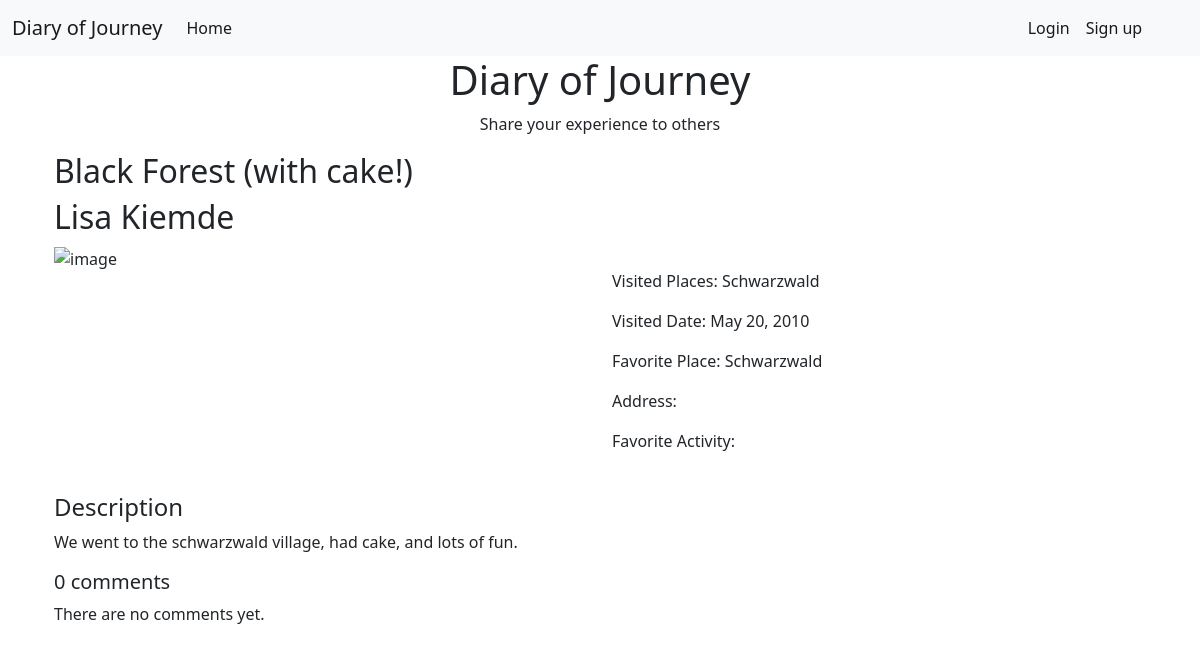
Screenshot of /travelblog_post/2 with the database file from the repository.
### journey/models.py (models this page shows, shortened)
class Post(models.Model):
    description = RichTextField()
    title = models.CharField(max_length=250)
    author = models.ForeignKey(User, on_delete=models.CASCADE, related_name='travelblog_posts')
    image_url = models.URLField()
    visited_places = models.CharField(max_length=100, blank=True, help_text='Optional')
    visited_date = models.DateField('Date')
    favorite_place = models.CharField(max_length=250, blank=True, help_text='Optional')
    address = models.CharField(max_length=500, blank=True, help_text='Optional')
    favorite_activity = models.CharField(max_length=250, blank=True, help_text='Optional')
    publish = models.DateTimeField(default=timezone.now)
    created = models.DateTimeField(auto_now_add=True)
    updated = models.DateTimeField(auto_now=True)

### journey/views.py (the view)
# urls.py: path('travelblog_post/<int:post_id>', views.travelblog_post, name='travelblog_post'),
def travelblog_post(request, post_id):
    post = get_object_or_404(Post, id=post_id)
    comments = post.comments.filter()
    new_comment = None
    if request.method == 'POST':
        comment_form = CommentForm(data=request.POST)
        if comment_form.is_valid():
            new_comment = comment_form.save(commit=False)
            new_comment.post = post
            new_comment.name = request.user.first_name
            new_comment.email = request.user.email
            new_comment.save()
            comment_form = CommentForm()
    else:
        comment_form = CommentForm()
    return render(request, 'journey/travelblog_post.html',
                  {'post': post, 'comments': comments,
                   'comment_form': comment_form})

### templates/journey/travelblog_post.html (shortened to what this page needs)
{% extends "journey/base.html" %}
{% load static %}
{% block content %}
    <div class="container">
        <div>
            <h2>{{ post.title }}</h2>
            <h2>{{ post.author.get_full_name }}</h2>
        </div>
        <div class="row">
            <div class="col-md-6">
                <img src="{{ post.image_url }}" alt="image">
            </div>
            <div  class="col-md-6">
                <br>
                <p>Visited Places: {{ post.visited_places }}</p>
                <p>Visited Date: {{ post.visited_date }}</p>
                <p>Favorite Place: {{ post.favorite_place }}</p>
                <p>Address: {{ post.address }}</p>
                <p>Favorite Activity: {{ post.favorite_activity }}</p>
            </div>
        </div>
        <div>
            <br>
            <p class="h4">Description</p>
            <p>{{ post.description|safe }}</p>
        </div>
        {% with comments.count as total_comments %}
            <h5>
                {{ total_comments }} comment{{ total_comments|pluralize }}
            </h5>
        {% endwith %}
        {% for comment in comments %}
            <div>
                <p>
                    Comment {{ forloop.counter }} by {{ comment.name }}
                    {{ comment.created }}
                </p>
                {{ comment.body|safe }}
            </div>
        {% empty %}
            <p>There are no comments yet.</p>
        {% endfor %}
    </div>
{% endblock %}

### templates/journey/travelblog_post.html (style rules this page uses)
img { height: 400px; object-fit: cover; }

### rows the page displays
Post: title "Black Forest (with cake!)", author.get_full_name "Lisa Kiemde", visited_places "Schwarzwald", visited_date "May 20, 2010", favorite_place "Schwarzwald", description "We went to the schwarzwald village, had cake, and lots of fun."

### other values shown
{{ total_comments }} "0"
